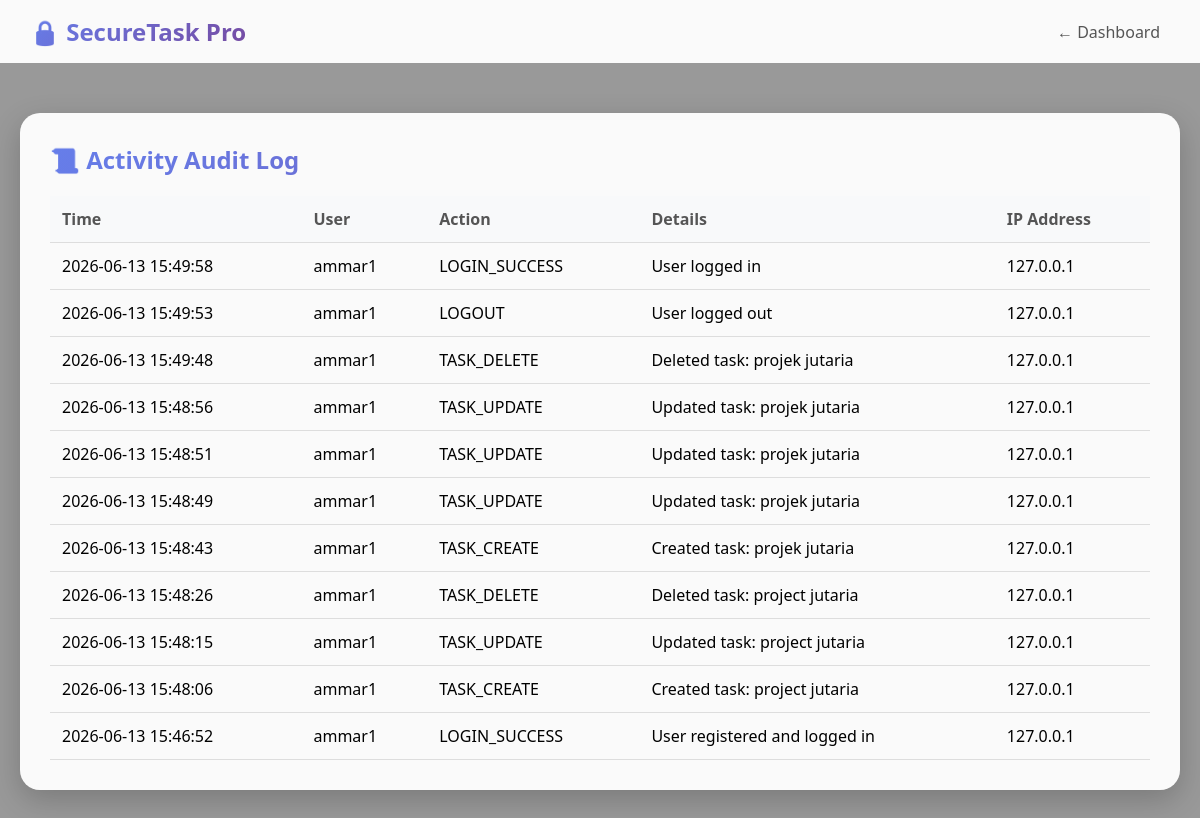
The app's page /audit-log/ (signed in), older data.
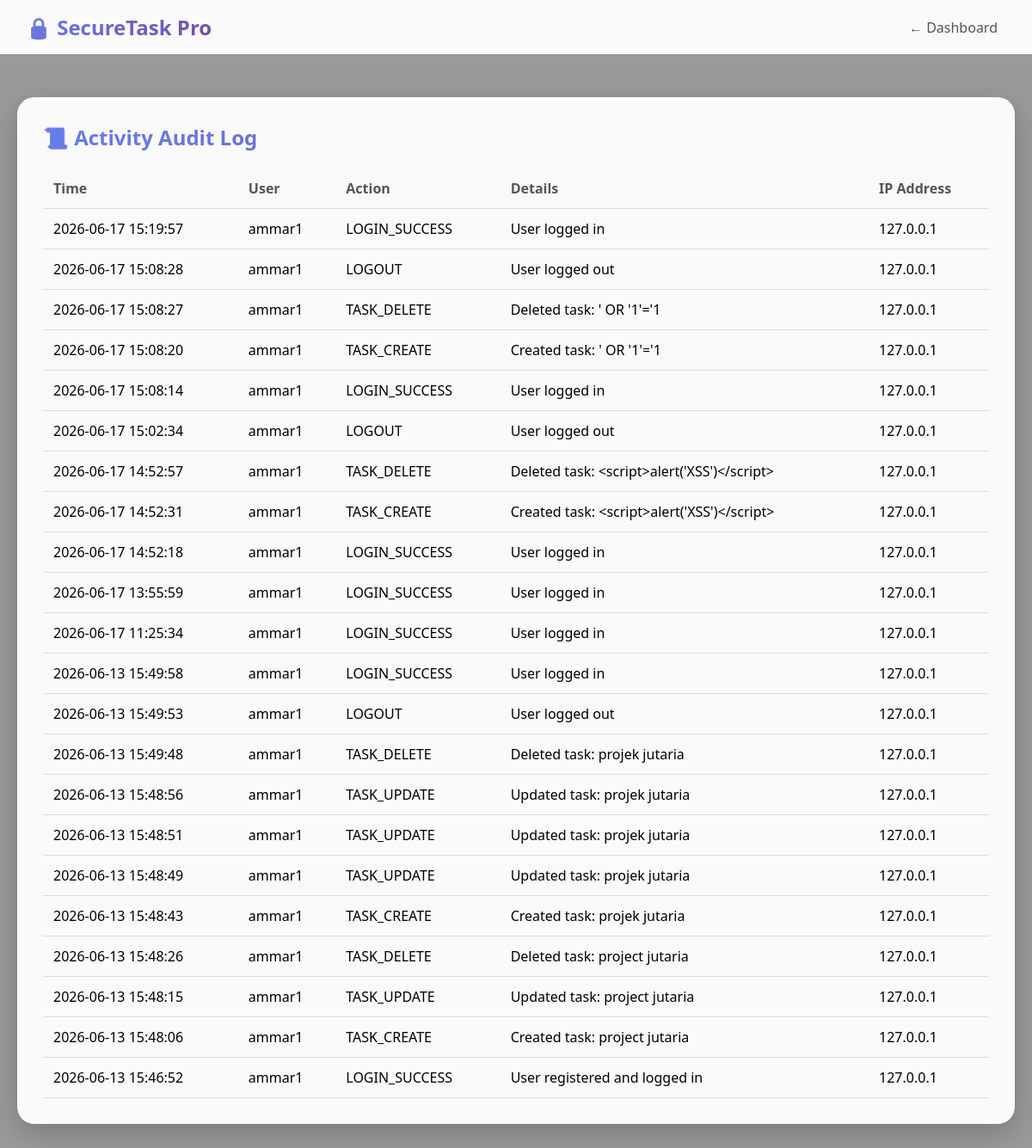
The same page, newer data.
### core/models.py (models this page shows, shortened)
class AuditLog(models.Model):
    ACTION_CHOICES = (
        ('LOGIN_SUCCESS', 'Login Success'),
        ('LOGIN_FAILED', 'Login Failed'),
        ('LOGOUT', 'Logout'),
        ('TASK_CREATE', 'Task Created'),
        ('TASK_UPDATE', 'Task Updated'),
        ('TASK_DELETE', 'Task Deleted'),
        ('ADMIN_ACTION', 'Admin Action'),
    )
    user = models.ForeignKey(User, on_delete=models.SET_NULL, null=True, blank=True)
    action = models.CharField(max_length=50, choices=ACTION_CHOICES)
    details = models.TextField(blank=True)
    ip_address = models.GenericIPAddressField(null=True, blank=True)
    timestamp = models.DateTimeField(auto_now_add=True)

class User(AbstractUser):
    ROLE_CHOICES = (
        ('admin', 'Admin'),
        ('normal', 'Normal User'),
    )
    role = models.CharField(max_length=10, choices=ROLE_CHOICES, default='normal')
    two_factor_enabled = models.BooleanField(default=False)
    two_factor_code = models.CharField(max_length=6, blank=True, null=True)
    two_factor_code_created = models.DateTimeField(blank=True, null=True)

### core/views.py (the view)
# urls.py: path('audit-log/', views.audit_log_page, name='audit_log'),
@login_required
def audit_log_page(request):
    if request.user.role == 'admin':
        logs = AuditLog.objects.all().order_by('-timestamp')
    else:
        logs = AuditLog.objects.filter(user=request.user).order_by('-timestamp')
    return render(request, 'core/audit_log.html', {'logs': logs})

### core/templates/core/audit_log.html (shortened to what this page needs)
<!DOCTYPE html>
<html lang="en">
<head>
</head>
<body>
    <nav class="navbar">
        <div class="logo">🔒 SecureTask Pro</div>
        <div class="nav-links">
            <a href="{% url 'dashboard' %}">← Dashboard</a>
        </div>
    </nav>
    <div class="container">
        <div class="log-container">
            <h2>📜 Activity Audit Log</h2>
            <table>
                <thead>
                    <tr>
                        <th>Time</th>
                        <th>User</th>
                        <th>Action</th>
                        <th>Details</th>
                        <th>IP Address</th>
                    </tr>
                </thead>
                <tbody>
                    {% for log in logs %}
                    <tr>
                        <td>{{ log.timestamp|date:"Y-m-d H:i:s" }}</td>
                        <td>{{ log.user.username|default:"Anonymous" }}</td>
                        <td>{{ log.action }}</td>
                        <td>{{ log.details }}</td>
                        <td>{{ log.ip_address|default:"Unknown" }}</td>
                    </tr>
                    {% empty %}
                    <tr><td colspan="5">No logs found.</td></tr>
                    {% endfor %}
                </tbody>
            </table>
        </div>
    </div>
</body>
</html>

### core/templates/core/audit_log.html (style rules this page uses)
* { margin: 0; padding: 0; box-sizing: border-box; }
body { font-family: 'Segoe UI', Tahoma, Geneva, Verdana, sans-serif; background-image: url('https://images.unsplash.com/photo-1558494949-ef010cbdcc31?q=80&w=2070&auto=format&fit=crop'); background-size: cover; background-position: center; background-attachment: fixed; min-height: 100vh; }
body::before { content: ''; position: fixed; top: 0; left: 0; width: 100%; height: 100%; background: rgba(0, 0, 0, 0.4); z-index: -1; }
.navbar { background: rgba(255, 255, 255, 0.95); backdrop-filter: blur(10px); padding: 15px 30px; display: flex; justify-content: space-between; align-items: center; }
.logo { font-size: 1.5rem; font-weight: bold; background: linear-gradient(135deg, #667eea, #764ba2); -webkit-background-clip: text; background-clip: text; color: transparent; }
.nav-links a { text-decoration: none; color: #555; margin: 0 10px; }
.container { max-width: 1400px; margin: 30px auto; padding: 20px; }
.log-container { background: rgba(255, 255, 255, 0.95); backdrop-filter: blur(10px); border-radius: 20px; padding: 30px; box-shadow: 0 10px 30px rgba(0,0,0,0.2); }
h2 { margin-bottom: 20px; background: linear-gradient(135deg, #667eea, #764ba2); -webkit-background-clip: text; background-clip: text; color: transparent; }
table { width: 100%; border-collapse: collapse; }
th, td { padding: 12px; text-align: left; border-bottom: 1px solid #ddd; }
th { background: #f8f9fa; color: #555; }

Row changes from the older to the newer data that the page shows:
added AuditLog: timestamp "2026-06-17 15:19:57", user.username "ammar1", action "LOGIN_SUCCESS", details "User logged in", ip_address "127.0.0.1"
added AuditLog: timestamp "2026-06-17 15:08:28", user.username "ammar1", action "LOGOUT", details "User logged out", ip_address "127.0.0.1"
added AuditLog: timestamp "2026-06-17 15:08:27", user.username "ammar1", action "TASK_DELETE", details "Deleted task: ' OR '1'='1", ip_address "127.0.0.1"
added AuditLog: timestamp "2026-06-17 15:08:20", user.username "ammar1", action "TASK_CREATE", details "Created task: ' OR '1'='1", ip_address "127.0.0.1"
added AuditLog: timestamp "2026-06-17 15:08:14", user.username "ammar1", action "LOGIN_SUCCESS", details "User logged in", ip_address "127.0.0.1"
added AuditLog: timestamp "2026-06-17 15:02:34", user.username "ammar1", action "LOGOUT", details "User logged out", ip_address "127.0.0.1"
added AuditLog: timestamp "2026-06-17 14:52:57", user.username "ammar1", action "TASK_DELETE", details "Deleted task: <script>alert('XSS')</script>", ip_address "127.0.0.1"
added AuditLog: timestamp "2026-06-17 14:52:31", user.username "ammar1", action "TASK_CREATE", details "Created task: <script>alert('XSS')</script>", ip_address "127.0.0.1"
added AuditLog: timestamp "2026-06-17 14:52:18", user.username "ammar1", action "LOGIN_SUCCESS", details "User logged in", ip_address "127.0.0.1"
added AuditLog: timestamp "2026-06-17 13:55:59", user.username "ammar1", action "LOGIN_SUCCESS", details "User logged in", ip_address "127.0.0.1"
added AuditLog: timestamp "2026-06-17 11:25:34", user.username "ammar1", action "LOGIN_SUCCESS", details "User logged in", ip_address "127.0.0.1"
